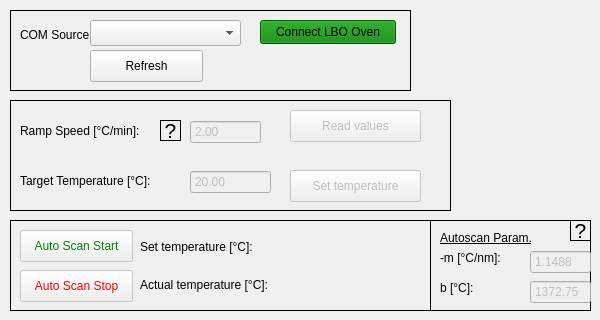
    <widget class="QWidget" name="LBO_tab">
     <attribute name="title">
      <string>LBO Oven</string>
     </attribute>
     <widget class="QFrame" name="frame_14">
      <property name="geometry">
       <rect>
        <x>10</x>
        <y>10</y>
        <width>401</width>
        <height>81</height>
       </rect>
      </property>
      <property name="frameShape">
       <enum>QFrame::Box</enum>
      </property>
      <property name="frameShadow">
       <enum>QFrame::Plain</enum>
      </property>
      <widget class="QLabel" name="lbo_label_comSource">
       <property name="geometry">
        <rect>
         <x>10</x>
         <y>10</y>
         <width>91</width>
         <height>30</height>
        </rect>
       </property>
       <property name="text">
        <string>COM Source:</string>
       </property>
      </widget>
      <widget class="QComboBox" name="lbo_comboBox_visa">
       <property name="geometry">
        <rect>
         <x>80</x>
         <y>10</y>
         <width>151</width>
         <height>26</height>
        </rect>
       </property>
      </widget>
      <widget class="QPushButton" name="lbo_button_refresh">
       <property name="geometry">
        <rect>
         <x>80</x>
         <y>40</y>
         <width>113</width>
         <height>32</height>
        </rect>
       </property>
       <property name="text">
        <string>Refresh</string>
       </property>
      </widget>
      <widget class="QPushButton" name="lbo_button_connectLBO">
       <property name="geometry">
        <rect>
         <x>250</x>
         <y>10</y>
         <width>136</width>
         <height>24</height>
        </rect>
       </property>
       <property name="styleSheet">
        <string notr="true">background-color: green</string>
       </property>
       <property name="text">
        <string>Connect LBO Oven</string>
       </property>
       <property name="checkable">
        <bool>true</bool>
       </property>
      </widget>
     </widget>
     <widget class="QFrame" name="frame_15">
      <property name="geometry">
       <rect>
        <x>10</x>
        <y>100</y>
        <width>441</width>
        <height>111</height>
       </rect>
      </property>
      <property name="frameShape">
       <enum>QFrame::Box</enum>
      </property>
      <property name="frameShadow">
       <enum>QFrame::Plain</enum>
      </property>
      <widget class="QLabel" name="lbo_label_rampSpeed">
       <property name="geometry">
        <rect>
         <x>10</x>
         <y>20</y>
         <width>161</width>
         <height>21</height>
        </rect>
       </property>
       <property name="text">
        <string>Ramp Speed [°C/min]:</string>
       </property>
      </widget>
      <widget class="QLabel" name="lbo_label_targetTemp">
       <property name="geometry">
        <rect>
         <x>10</x>
         <y>70</y>
         <width>161</width>
         <height>21</height>
        </rect>
       </property>
       <property name="text">
        <string>Target Temperature [°C]:</string>
       </property>
      </widget>
      <widget class="QPushButton" name="lbo_button_readValues">
       <property name="enabled">
        <bool>false</bool>
       </property>
       <property name="geometry">
        <rect>
         <x>280</x>
         <y>10</y>
         <width>131</width>
         <height>32</height>
        </rect>
       </property>
       <property name="text">
        <string>Read values</string>
       </property>
      </widget>
      <widget class="QPushButton" name="lbo_button_setTemp">
       <property name="enabled">
        <bool>false</bool>
       </property>
       <property name="geometry">
        <rect>
         <x>280</x>
         <y>70</y>
         <width>131</width>
         <height>32</height>
        </rect>
       </property>
       <property name="text">
        <string>Set temperature</string>
       </property>
      </widget>
      <widget class="QLabel" name="questionmark_label">
       <property name="geometry">
        <rect>
         <x>150</x>
         <y>20</y>
         <width>21</width>
         <height>21</height>
        </rect>
       </property>
       <property name="font">
        <font>
         <pointsize>16</pointsize>
         <bold>false</bold>
         <strikeout>false</strikeout>
        </font>
       </property>
       <property name="toolTip">
        <string>&lt;html&gt;&lt;head/&gt;&lt;body&gt;&lt;p&gt;Unfortunately due to the way the OC oven works, the input is converted to the nearest multiple of 0.06.&lt;/p&gt;&lt;p&gt;For example if you input &amp;quot;2&amp;quot; and press &amp;quot;Read values&amp;quot;, you see that the ramp is only &amp;quot;1.98&amp;quot;.&lt;/p&gt;&lt;/body&gt;&lt;/html&gt;</string>
       </property>
       <property name="autoFillBackground">
        <bool>false</bool>
       </property>
       <property name="styleSheet">
        <string notr="true"/>
       </property>
       <property name="frameShape">
        <enum>QFrame::Box</enum>
       </property>
       <property name="text">
        <string>?</string>
       </property>
       <property name="alignment">
        <set>Qt::AlignCenter</set>
       </property>
      </widget>
      <widget class="QDoubleSpinBox" name="lbo_lineEdit_targetTemp">
       <property name="enabled">
        <bool>false</bool>
       </property>
       <property name="geometry">
        <rect>
         <x>180</x>
         <y>70</y>
         <width>81</width>
         <height>24</height>
        </rect>
       </property>
       <property name="buttonSymbols">
        <enum>QAbstractSpinBox::NoButtons</enum>
       </property>
       <property name="correctionMode">
        <enum>QAbstractSpinBox::CorrectToNearestValue</enum>
       </property>
       <property name="suffix">
        <string/>
       </property>
       <property name="minimum">
        <double>20.000000000000000</double>
       </property>
       <property name="maximum">
        <double>200.000000000000000</double>
       </property>
       <property name="singleStep">
        <double>0.100000000000000</double>
       </property>
       <property name="value">
        <double>20.000000000000000</double>
       </property>
      </widget>
      <widget class="QDoubleSpinBox" name="lbo_lineEdit_rampSpeed">
       <property name="enabled">
        <bool>false</bool>
       </property>
       <property name="geometry">
        <rect>
         <x>180</x>
         <y>20</y>
         <width>71</width>
         <height>24</height>
        </rect>
       </property>
       <property name="buttonSymbols">
        <enum>QAbstractSpinBox::NoButtons</enum>
       </property>
       <property name="correctionMode">
        <enum>QAbstractSpinBox::CorrectToNearestValue</enum>
       </property>
       <property name="suffix">
        <string/>
       </property>
       <property name="minimum">
        <double>0.010000000000000</double>
       </property>
       <property name="maximum">
        <double>2.000000000000000</double>
       </property>
       <property name="singleStep">
        <double>0.100000000000000</double>
       </property>
       <property name="value">
        <double>2.000000000000000</double>
       </property>
      </widget>
     </widget>
     <widget class="QFrame" name="frame_16">
      <property name="geometry">
       <rect>
        <x>10</x>
        <y>220</y>
        <width>421</width>
        <height>91</height>
       </rect>
      </property>
      <property name="frameShape">
       <enum>QFrame::Box</enum>
      </property>
      <property name="frameShadow">
       <enum>QFrame::Plain</enum>
      </property>
      <widget class="QPushButton" name="lbo_button_autoScan_start">
       <property name="enabled">
        <bool>false</bool>
       </property>
       <property name="geometry">
        <rect>
         <x>10</x>
         <y>10</y>
         <width>113</width>
         <height>32</height>
        </rect>
       </property>
       <property name="styleSheet">
        <string notr="true">color: green</string>
       </property>
       <property name="text">
        <string>Auto Scan Start</string>
       </property>
       <property name="checkable">
        <bool>true</bool>
       </property>
      </widget>
      <widget class="QWidget" name="verticalLayoutWidget_8">
       <property name="geometry">
        <rect>
         <x>130</x>
         <y>10</y>
         <width>281</width>
         <height>71</height>
        </rect>
       </property>
       <layout class="QVBoxLayout" name="verticalLayout_8">
        <item>
         <widget class="QLabel" name="lbo_label_setTemp">
          <property name="text">
           <string>Set temperature [°C]:</string>
          </property>
         </widget>
        </item>
        <item>
         <widget class="QLabel" name="lbo_label_actTemp">
          <property name="text">
           <string>Actual temperature [°C]:</string>
          </property>
         </widget>
        </item>
       </layout>
      </widget>
      <widget class="QPushButton" name="lbo_button_autoScan_stop">
       <property name="enabled">
        <bool>false</bool>
       </property>
       <property name="geometry">
        <rect>
         <x>10</x>
         <y>50</y>
         <width>113</width>
         <height>32</height>
        </rect>
       </property>
       <property name="styleSheet">
        <string notr="true">color: red</string>
       </property>
       <property name="text">
        <string>Auto Scan Stop</string>
       </property>
       <property name="checkable">
        <bool>false</bool>
       </property>
      </widget>
     </widget>
     <widget class="QFrame" name="frame_20">
      <property name="geometry">
       <rect>
        <x>430</x>
        <y>220</y>
        <width>161</width>
        <height>91</height>
       </rect>
      </property>
      <property name="frameShape">
       <enum>QFrame::Box</enum>
      </property>
      <property name="frameShadow">
       <enum>QFrame::Plain</enum>
      </property>
      <widget class="QLabel" name="questionmark_label_3">
       <property name="geometry">
        <rect>
         <x>140</x>
         <y>0</y>
         <width>21</width>
         <height>21</height>
        </rect>
       </property>
       <property name="font">
        <font>
         <pointsize>16</pointsize>
         <bold>false</bold>
         <strikeout>false</strikeout>
        </font>
       </property>
       <property name="toolTip">
        <string>&lt;html&gt;&lt;head/&gt;&lt;body&gt;&lt;p&gt;Empirical fit parameters from the wavelength-to-temperature data of the used LBO.&lt;/p&gt;&lt;p&gt;Change this only if you know what you are doing!&lt;/p&gt;&lt;/body&gt;&lt;/html&gt;</string>
       </property>
       <property name="autoFillBackground">
        <bool>false</bool>
       </property>
       <property name="styleSheet">
        <string notr="true"/>
       </property>
       <property name="frameShape">
        <enum>QFrame::Box</enum>
       </property>
       <property name="text">
        <string>?</string>
       </property>
       <property name="alignment">
        <set>Qt::AlignCenter</set>
       </property>
      </widget>
      <widget class="QLabel" name="label_26">
       <property name="geometry">
        <rect>
         <x>10</x>
         <y>10</y>
         <width>111</width>
         <height>16</height>
        </rect>
       </property>
       <property name="font">
        <font>
         <underline>true</underline>
        </font>
       </property>
       <property name="text">
        <string>Autoscan Param.</string>
       </property>
      </widget>
      <widget class="QDoubleSpinBox" name="lbo_lineEdit_slope">
       <property name="enabled">
        <bool>false</bool>
       </property>
       <property name="geometry">
        <rect>
         <x>100</x>
         <y>30</y>
         <width>61</width>
         <height>24</height>
        </rect>
       </property>
       <property name="buttonSymbols">
        <enum>QAbstractSpinBox::NoButtons</enum>
       </property>
       <property name="correctionMode">
        <enum>QAbstractSpinBox::CorrectToNearestValue</enum>
       </property>
       <property name="suffix">
        <string/>
       </property>
       <property name="decimals">
        <number>4</number>
       </property>
       <property name="minimum">
        <double>0.000000000000000</double>
       </property>
       <property name="maximum">
        <double>5.000000000000000</double>
       </property>
       <property name="singleStep">
        <double>0.100000000000000</double>
       </property>
       <property name="value">
        <double>1.148800000000000</double>
       </property>
      </widget>
      <widget class="QDoubleSpinBox" name="lbo_lineEdit_offset">
       <property name="enabled">
        <bool>false</bool>
       </property>
       <property name="geometry">
        <rect>
         <x>100</x>
         <y>60</y>
         <width>61</width>
         <height>24</height>
        </rect>
       </property>
       <property name="buttonSymbols">
        <enum>QAbstractSpinBox::NoButtons</enum>
       </property>
       <property name="correctionMode">
        <enum>QAbstractSpinBox::CorrectToNearestValue</enum>
       </property>
       <property name="suffix">
        <string/>
       </property>
       <property name="minimum">
        <double>0.000000000000000</double>
       </property>
       <property name="maximum">
        <double>5000.000000000000000</double>
       </property>
       <property name="singleStep">
        <double>0.100000000000000</double>
       </property>
       <property name="value">
        <double>1372.750000000000000</double>
       </property>
      </widget>
      <widget class="QLabel" name="label_27">
       <property name="geometry">
        <rect>
         <x>10</x>
         <y>60</y>
         <width>71</width>
         <height>16</height>
        </rect>
       </property>
       <property name="text">
        <string>b [°C]:</string>
       </property>
      </widget>
      <widget class="QLabel" name="label_28">
       <property name="geometry">
        <rect>
         <x>10</x>
         <y>30</y>
         <width>81</width>
         <height>16</height>
        </rect>
       </property>
       <property name="text">
        <string>-m [°C/nm]:</string>
       </property>
      </widget>
     </widget>
    </widget>
